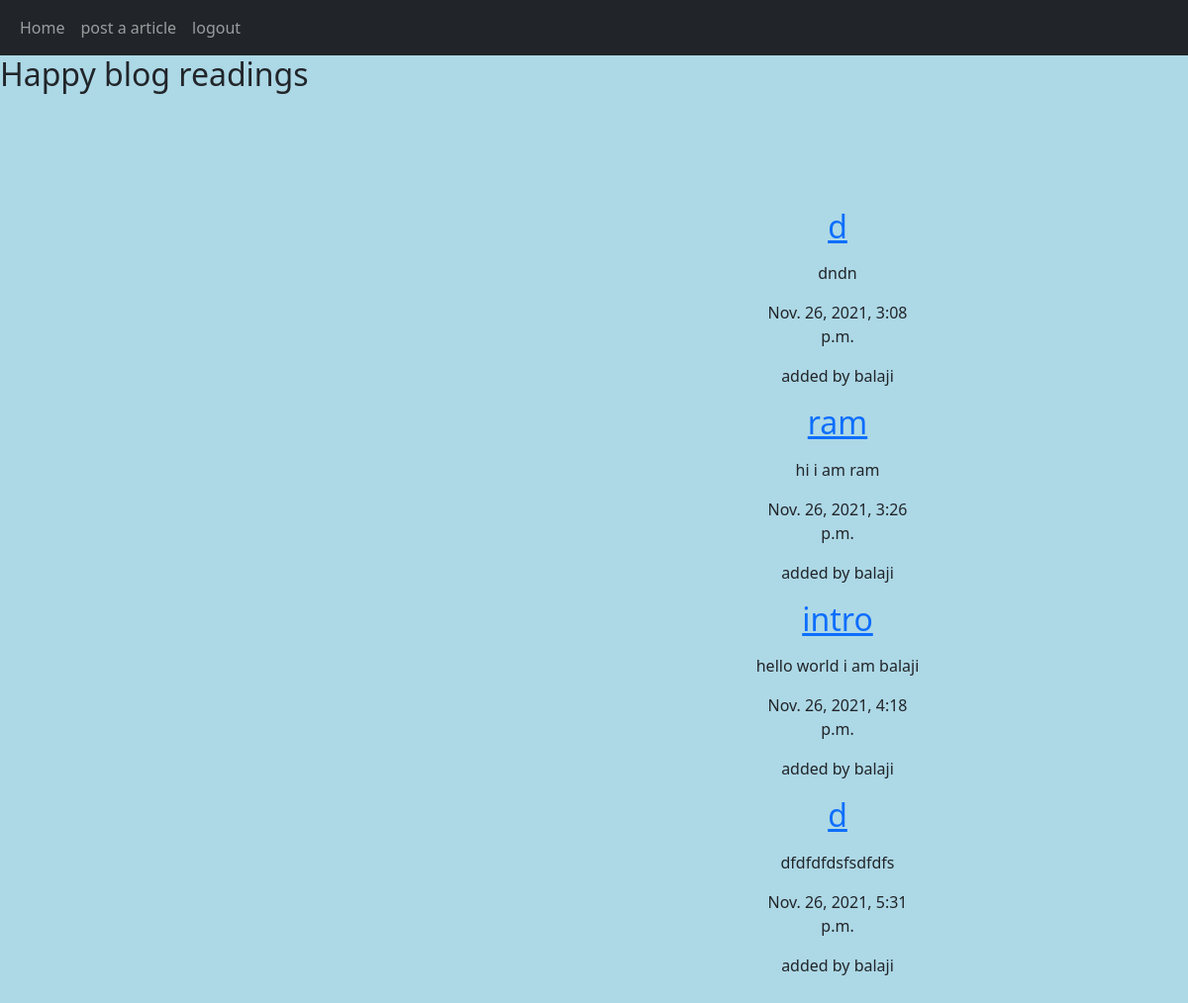
The app's page /clgblog/list/ with its own data.
### clgblog/models.py (models this page shows)
class Article(models.Model):
    title = models.CharField(max_length=100)
    slug = models.SlugField()
    body = models.TextField()
    date = models.DateTimeField(auto_now_add=True)
    thumb = models.ImageField(default='default.png', blank=True)
    author = models.ForeignKey(User, default=None,on_delete=models.CASCADE)

### clgblog/views.py (the view)
# urls.py: path('list/', views.article_list, name="list"),
def article_list(request):
    articles = Article.objects.all().order_by('id');
    return render(request, 'clgblog/article_list.html', { 'articles': articles })

### templates/clgblog/article_list.html (shortened to what this page needs)
<!DOCTYPE html>
<html lang="en">
  <head>
    <link
      href="https://cdn.jsdelivr.net/npm/bootstrap@5.0.2/dist/css/bootstrap.min.css"
      rel="stylesheet"
    />
  </head>
  <body>
    <nav class="navbar navbar-expand-lg navbar-dark bg-dark">
      <div class="container-fluid">
        <div class="collapse navbar-collapse" id="navbar">
          <div class="navbar-nav">
            <a class="nav-item nav-link" href="{% url 'home' %}">Home</a>
            <a class="nav-item nav-link" href="{% url 'create' %}">post a article</a>
            <a class="nav-item nav-link" href="{% url 'logout' %}">logout</a>
          </div>
        </div>
      </div>
    </nav>
    <marquee width="100%" direction="left" height="100px" vspace="50">
      <h2>Happy blog readings {{user.username}}</h2>
      </marquee>
    <div class="cn">
        {% for article in articles %}
        <div class="article">
            <h2><a href="">{{ article.title }}</a></h2>
            <p>{{article.body}}</p>
            <p>{{ article.date }}</p>
            <p class="author">added by {{ article.author.username }}</p>
        </div>
    {% endfor %}
    </div>
  </body>
</html>

### templates/clgblog/article_list.html (style rules this page uses)
.cn { margin: auto; width: 16%; padding: 10px; text-align: center; position:absolute; left:750px; top:200px; }
body { background-color: lightblue; }

### records on screen
Article: title "d", body "dndn", date "Nov. 26, 2021, 3:08 p.m.", author.username "balaji"
Article: title "ram", body "hi i am ram", date "Nov. 26, 2021, 3:26 p.m.", author.username "balaji"
Article: title "intro", body "hello world i am balaji", date "Nov. 26, 2021, 4:18 p.m.", author.username "balaji"
Article: title "d", body "dfdfdfdsfsdfdfs", date "Nov. 26, 2021, 5:31 p.m.", author.username "balaji"
